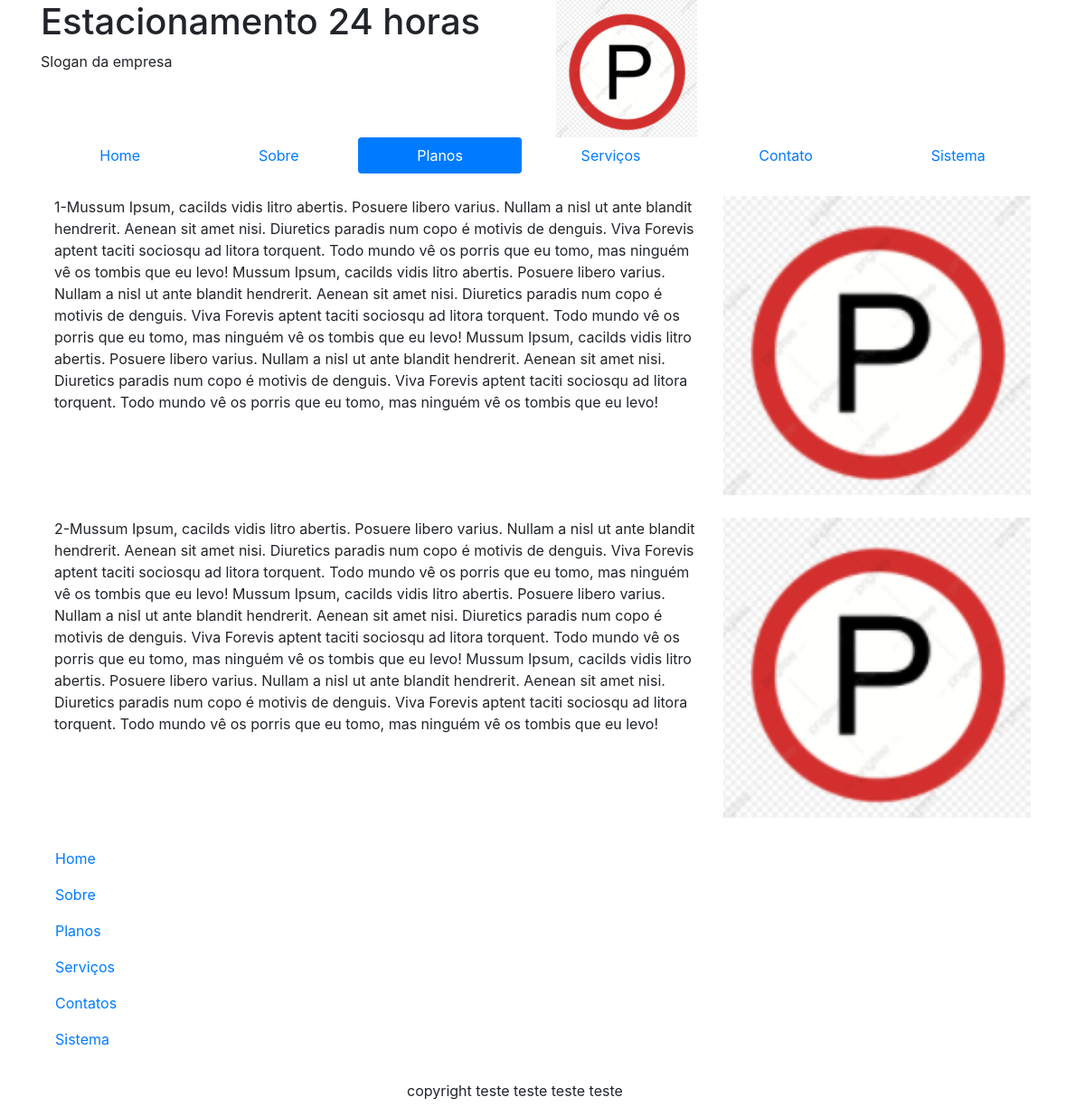
The page /planos on the database its author committed.
### website/models.py (models this page shows)
class Plano(models.Model):
    texto1 = models.TextField()
    texto2 = models.TextField()

### website/views.py (the view)
# urls.py: path('planos', plano, name='website_planos'),
def plano(request):
    p = Plano.objects.get(id=1)
    texto1 = p.texto1
    texto2 = p.texto2
    textos = {'planos': 'active', 'texto1': texto1, 'texto2': texto2}
    return render(request, 'website/planos.html', textos)

### website/templates/website/planos.html
{% extends 'website/base.html' %}
{% load static %}
{% block main %}
    <div class="row row-space">
        <div class="col-8">
            {{ texto1 }}
        </div>
        <div class="col-4">
          <img class="img-index" src="{% static 'img/estacionamento.png' %}" alt="Estacionamento 24 horas">
        </div>
    </div>
    <div class="row row-space">
        <div class="col-8">
            {{ texto2 }}
        </div>
        <div class="col-4">
            <img class="img-index" src="{% static 'img/estacionamento.png' %}" alt="Estacionamento 24 horas">
        </div>
    </div>
{% endblock main %}

### website/templates/website/base.html (shortened to what this page needs)
{% load static %}
<!DOCTYPE html>
<html lang="en">
<head>
    <link rel="stylesheet" href="{% static 'bootstrap/css/bootstrap.css' %}">
    <link rel="stylesheet" href="{% static 'css/style.css' %}">
</head>
<body>
    <div class="container">
        <div class="row">
            <div class="col-6">
                <h1>Estacionamento 24 horas</h1>
                <span>Slogan da empresa</span>
            </div>
            <div class="col-6">
                <img src="{% static 'img/estacionamento.png' %}" alt="Estacionamento 24 horas">
            </div>
        </div>
        {% block menu %}
            {% include 'website/menu.html' %}
        {% endblock menu %}
        <div class="container">
            {% block main %}
            {% endblock main %}
        </div>
        {% include 'website/footer.html' %}
    </div>
</body>
</html>

### website/templates/website/menu.html
<div class="row">
    <div class="col-12">
        <ul class="nav nav-pills nav-fill">
            <li class="nav-item">
                <a class="nav-link {{ home }}" href="{% url 'website_home' %}">Home</a>
            </li>
            <li class="nav-item">
                <a class="nav-link {{ sobre }}" href="{% url 'website_sobre' %}">Sobre</a>
            </li>
            <li class="nav-item">
                <a class="nav-link {{ planos }}" href="{% url 'website_planos' %}">Planos</a>
            </li>
            <li class="nav-item">
                <a class="nav-link {{ servicos }}" href="{% url 'website_servicos' %}">Serviços</a>
            </li>
            <li class="nav-item">
                <a class="nav-link {{ contatos }}" href="{% url 'website_contato' %}">Contato</a>
            </li>
            <li class="nav-item">
                <a class="nav-link" href="{% url 'core_home' %}">Sistema</a>
            </li>
        </ul>
    </div>
</div>

### website/templates/website/footer.html
<div class="row row-space">
    <div class="col-3">
        <nav class="nav flex-column">
            <a class="nav-link" href="{% url 'website_home' %}">Home</a>
            <a class="nav-link" href="{% url 'website_sobre' %}">Sobre</a>
            <a class="nav-link" href="{% url 'website_planos' %}">Planos</a>
            <a class="nav-link" href="{% url 'website_servicos' %}">Serviços</a>
            <a class="nav-link" href="{% url 'website_contato' %}">Contatos</a>
            <a class="nav-link" href="{% url 'core_home' %}">Sistema</a>
        </nav>
    </div>
    <div class="col-3"></div>
    <div class="col-3"></div>
</div>
<div class="row row-space">
    <div class="col">
        <p class="footer-website">copyright teste teste teste teste</p>
    </div>
</div>

### website/static/css/style.css (style rules this page uses)
.footer-website { width: 300px; margin-left: auto; margin-right: auto; }
.row-space { margin-top: 25px; }
.img-index { width: 100%; height: 100%; }

### rows shown on the page
Plano: texto1 "1-Mussum Ipsum, cacilds vidis litro abertis. Posuere libero varius. Nullam a nisl ut ante blandit hendrerit. Aenean sit amet nisi. Diuretics paradis num copo é motivis de denguis. Viva Forevis aptent taciti sociosqu ad litora torquent. Todo mundo vê os porris que eu tomo, mas ninguém vê os tombis que eu levo! Mussum Ipsum, cacilds vidis litro abertis. Posuere libero varius. Nullam a nisl ut ante blandit hendrerit. Aenean sit amet nisi. Diuretics paradis num copo é motivis de denguis. Viva Forevis aptent taciti sociosqu ad litora torquent. Todo mundo vê os porris que eu tomo, mas ninguém vê os tombis que eu levo! Mussum Ipsum, cacilds vidis litro abertis. Posuere libero varius. Nullam a nisl…", texto2 "2-Mussum Ipsum, cacilds vidis litro abertis. Posuere libero varius. Nullam a nisl ut ante blandit hendrerit. Aenean sit amet nisi. Diuretics paradis num copo é motivis de denguis. Viva Forevis aptent taciti sociosqu ad litora torquent. Todo mundo vê os porris que eu tomo, mas ninguém vê os tombis que eu levo! Mussum Ipsum, cacilds vidis litro abertis. Posuere libero varius. Nullam a nisl ut ante blandit hendrerit. Aenean sit amet nisi. Diuretics paradis num copo é motivis de denguis. Viva Forevis aptent taciti sociosqu ad litora torquent. Todo mundo vê os porris que eu tomo, mas ninguém vê os tombis que eu levo! Mussum Ipsum, cacilds vidis litro abertis. Posuere libero varius. Nullam a nisl…"
